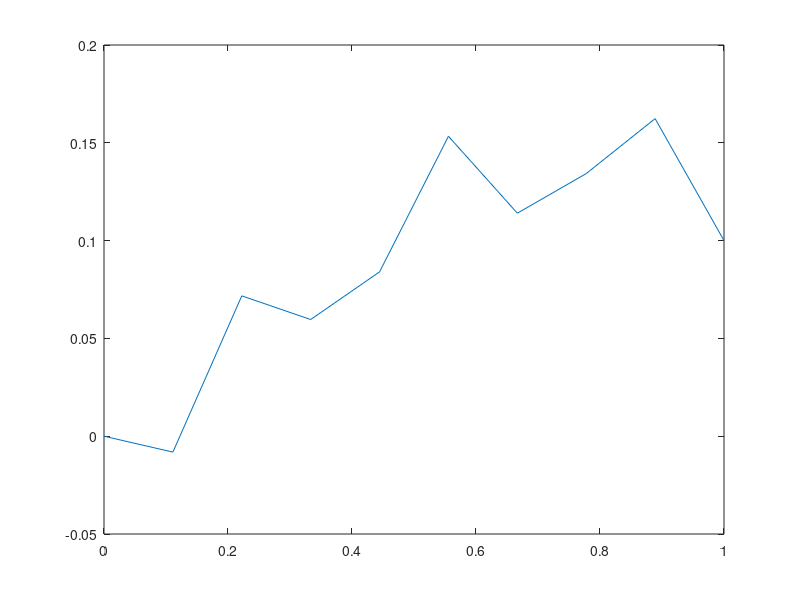

MATLAB code for this plot:
%Script to...

%-set up the derivative matrix
%applies to all questions
n=10;
h=1/n;

e=ones(1,n)';
A=spdiags([1*e -2*e 1*e], -1:1, n, n);
D2=(1/h^2)*A;
D2=full(D2);

D2(1,1)=1; %lhs of lower dirichlet BC
D2(1,2)=0;
D2(n,n)=1; %lhs of upper dirichlet BC
D2(n,n-1)=0;
%D2(n,1)=1;
%D2(1,n)=1;
D2;



%Q1

%-set up vector of x points
x_vals_1=linspace(0,1,n)';

%-set up the function on rhs
f_1=@(x) 10*sin(20*x)+cos(x.*5);

%-set up matrix on rhs
f_vals_1=f_1(x_vals_1);
f_vals_1(1,1)=0; %rhs of lower dirichlet BC
f_vals_1(n,1)=0.1; %rhs of upper dirichlet BC

%-solving difl eqn; to find u
u_vals_1=D2\f_vals_1;
u_vals_1;

%-plotting solution
plot(x_vals_1,u_vals_1);

%Q2

%set up vector of x points
x_vals_2=linspace(-20,20,n);

%forming difrtl operator on lhs
A=diag(x_vals_2);
opp_2=D2-A;
opp_2(1,1)=1; %lhs of lower dirichlet BC
opp_2(1,2)=0;
opp_2(n,n)=1; %lhs of upper dirichlet BC
opp_2(n,n-1)=0;

%forming function vector on rhs
f_vals_2=zeros(n,1);
f_vals_2(1,1)=1; %rhs of lower dirichlet BC


